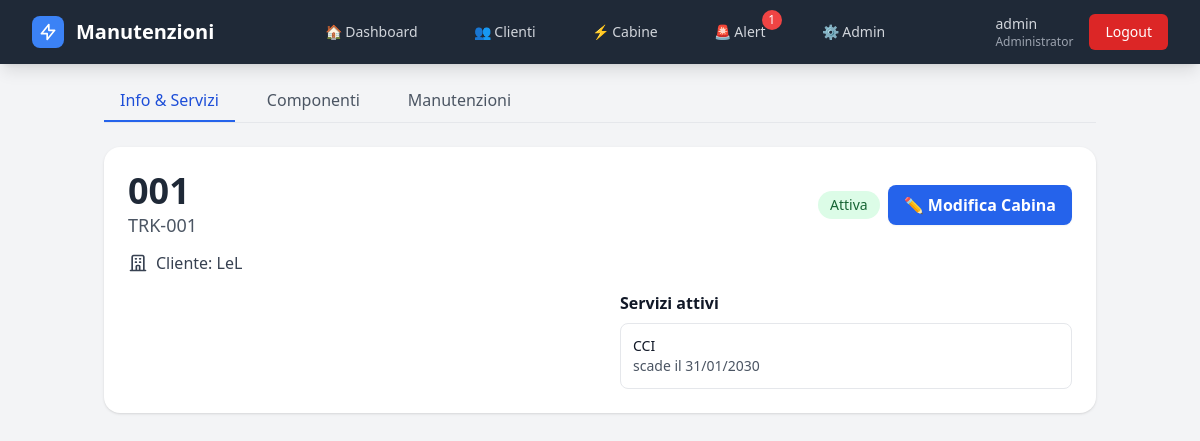
/cabine/001/ (signed in), run on an earlier commit of the app's database.
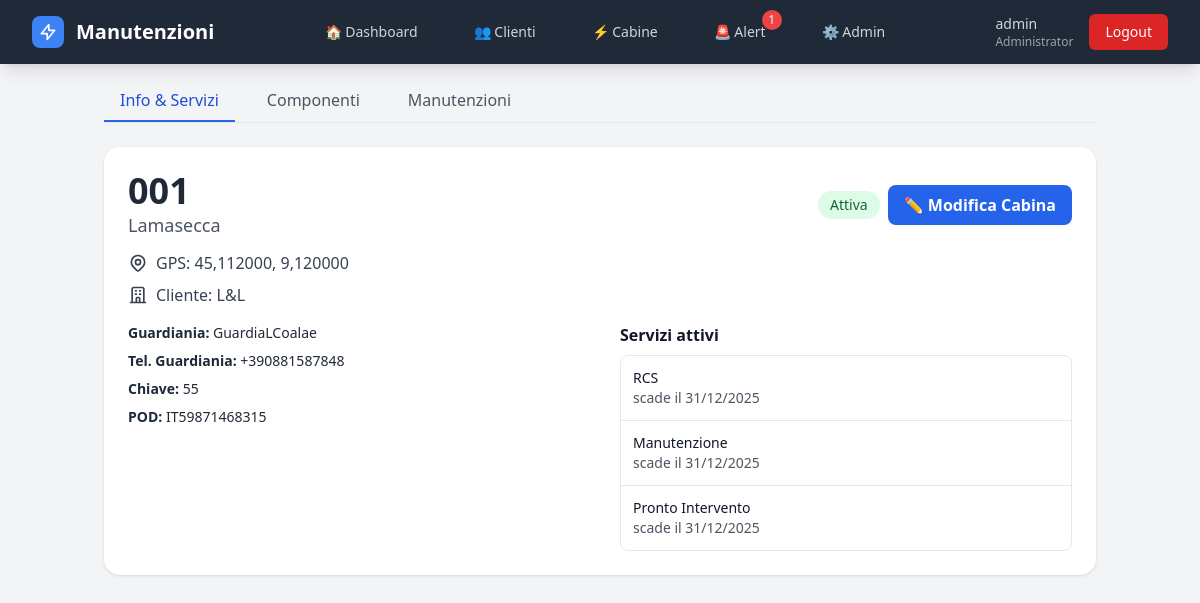
And on a later commit of the database.
### gestione/models.py (models this page shows, shortened)
class Cabina(models.Model):
    nome = models.CharField(max_length=200, verbose_name="Nome/Denominazione")
    matricola = models.CharField(max_length=50, unique=True, verbose_name="Matricola")
    cliente = models.ForeignKey(Cliente, on_delete=models.CASCADE, related_name='cabine', verbose_name="Cliente")
    fonte = models.CharField(max_length=50,blank=True,verbose_name="Fonte energetica")
    guardiania = models.CharField(max_length=100, blank=True, verbose_name="Guardiania")
    chiave = models.CharField(max_length=50, blank=True, verbose_name="N° Chiave")
    pod = models.CharField(max_length=50, blank=True, verbose_name="POD")
    telefono_guardiania = models.CharField(max_length=20, blank=True, verbose_name="Tel. Guardiania")
    latitudine = models.DecimalField(max_digits=10, decimal_places=8, null=True, blank=True, verbose_name="Latitudine")
    longitudine = models.DecimalField(max_digits=11, decimal_places=8, null=True, blank=True, verbose_name="Longitudine")
    attiva = models.BooleanField(default=True, verbose_name="Attiva")
    note = models.TextField(blank=True, verbose_name="Note")
    template_report = models.ForeignKey(
        'ReportTemplate',
        on_delete=models.SET_NULL,
        null=True,
        blank=True,
        related_name='cabine_assegnate',
        verbose_name="Template report"
    )
    def prossima_manutenzione_ordinaria(self):
        prossima = self.manutenzioni.filter(
            stato='programmata',
            tipo__in=['semestrale', 'annuale']
        ).order_by('data_programmata').first()
        return prossima.data_programmata if prossima else None
    def giorni_alla_manutenzione_ordinaria(self):
        prossima = self.prossima_manutenzione_ordinaria()
        if prossima:
            delta = prossima - timezone.now().date()
            return delta.days
        return None
    def stato_manutenzione_ordinaria(self):
        giorni = self.giorni_alla_manutenzione_ordinaria()
        if giorni is None:
            return 'nessuna_programmata'
        elif giorni < 0:
            return 'scaduta'
        elif giorni <= 30:
            return 'in_scadenza'
        else:
            return 'ok'
    class Meta:
        verbose_name = "Cabina"
        verbose_name_plural = "Cabine"
        ordering = ['matricola']

class Cliente(models.Model):
    nome_azienda = models.CharField(max_length=200, verbose_name="Nome Azienda")
    responsabile = models.CharField(max_length=100, verbose_name="Responsabile")
    telefono_responsabile = models.CharField(max_length=20, verbose_name="Tel. Responsabile")
    email = models.EmailField(verbose_name="Email")
    email2 = models.EmailField(blank=True, verbose_name="Email 2")
    note = models.TextField(blank=True, verbose_name="Note")
    attivo = models.BooleanField(default=True, verbose_name="Attivo")
    data_creazione = models.DateTimeField(auto_now_add=True)
    data_modifica = models.DateTimeField(auto_now=True)
    class Meta:
        verbose_name = "Cliente"
        verbose_name_plural = "Clienti"
        ordering = ['nome_azienda']

class CabinaServizio(models.Model):
    cabina = models.ForeignKey('Cabina', on_delete=models.CASCADE, related_name='servizi_assoc')
    servizio = models.ForeignKey('Servizio', on_delete=models.CASCADE)
    scadenza = models.DateField(verbose_name="Data scadenza")
    class Meta:
        verbose_name = "Servizio assegnato"
        verbose_name_plural = "Servizi assegnati alle cabine"
        unique_together = ('cabina', 'servizio')  # ogni servizio una sola volta per cabina

class Servizio(models.Model):
    nome = models.CharField(max_length=100, unique=True, verbose_name="Nome servizio")
    descrizione = models.TextField(blank=True, verbose_name="Descrizione")
    class Meta:
        verbose_name = "Servizio"
        verbose_name_plural = "Servizi"
        ordering = ['nome']

### gestione/views.py (the view)
# urls.py: path('cabine/<str:matricola>/', views.dettaglio_cabina, name='dettaglio_cabina'),
@login_required
def dettaglio_cabina(request, matricola):
    cabina = get_object_or_404(Cabina, matricola=matricola, attiva=True)
    componenti = cabina.componenti.filter(attivo=True)
    today= timezone.localdate()
    for componente in componenti:
        componente.stato = componente.stato_manutenzione()
        componente.giorni = componente.giorni_alla_manutenzione()
        componente.prossima = componente.prossima_manutenzione()
    context = {
        'cabina': cabina,
        'componenti': componenti,
        'stato_ordinaria': cabina.stato_manutenzione_ordinaria(),
        'giorni_ordinaria': cabina.giorni_alla_manutenzione_ordinaria(),
        'prossima_ordinaria': cabina.prossima_manutenzione_ordinaria(),
        'today':today
    }
    return render(request, 'cabine/dettaglio.html', context)

### gestione/context_processors.py (called while the page is built)
def alert_count(request):
    if not request.user.is_authenticated:
        return {'alert_count': 0}
    alert_cabine = 0
    for cabina in Cabina.objects.filter(attiva=True):
        stato = cabina.stato_manutenzione_ordinaria()
        if stato in ['scaduta', 'in_scadenza']:
            alert_cabine += 1
    alert_componenti = 0
    for componente in Componente.objects.filter(attivo=True):
        stato = componente.stato_manutenzione()
        if stato in ['scaduta', 'in_scadenza']:
            alert_componenti += 1
    total_alert = alert_cabine + alert_componenti
    return {
        'alert_count': total_alert,
        'alert_critici': alert_cabine,
        'alert_componenti': alert_componenti,
    }

### gestione/models.py (called while the page is built)
    def is_administrator(self):
        return self.is_superuser or self.ruolo == 'Administrator'

    @property
    def giorni_alla_scadenza(self):
        from datetime import date
        if self.stato == 'completata':
            return None
        delta = self.data_programmata - date.today()
        return delta.days

### templates/cabine/dettaglio.html (shortened to what this page needs)
{% extends 'base.html' %}
{% block content %}
<div class="max-w-xl md:max-w-5xl mx-auto px-4 pt-4 pb-24 md:pb-8">
  <div class="mb-4 md:mb-6 border-b border-gray-200">
    <ul id="tabs"
        class="-mx-4 px-4 flex overflow-x-auto no-scrollbar gap-2 md:gap-4 text-sm md:text-base font-medium text-gray-600">
      <li>
        <button type="button"
                class="tab-button min-w-max px-3 md:px-4 py-2 border-b-2 hover:text-blue-600 focus:outline-none focus-visible:ring-2 focus-visible:ring-blue-500 rounded-t"
                data-tab="tab-info" >
          Info & Servizi
        </button>
      </li>
      <li>
        <button type="button"
                class="tab-button min-w-max px-3 md:px-4 py-2 border-b-2 border-transparent hover:text-blue-600 focus:outline-none focus-visible:ring-2 focus-visible:ring-blue-500 rounded-t relative"
                data-tab="tab-componenti" >
          Componenti
        </button>
      </li>
      <li>
        <button type="button"
                class="tab-button min-w-max px-3 md:px-4 py-2 border-b-2 border-transparent hover:text-blue-600 focus:outline-none focus-visible:ring-2 focus-visible:ring-blue-500 rounded-t relative"
                data-tab="tab-manutenzioni">
          Manutenzioni
        </button>
      </li>
    </ul>
  </div>
  <div id="tab-info" class="tab-content">
    {% include 'cabine/partials/tab_info.html' %}
  </div>
</div>
{% endblock %}

### templates/cabine/partials/tab_info.html (shortened to what this page needs)
<section class="bg-white shadow rounded-2xl p-4 md:p-6 relative">
  <div class="flex flex-col gap-2 sm:flex-row sm:items-center sm:justify-between">
    <div class="min-w-0">
      <h1 class="text-2xl md:text-4xl font-bold text-gray-800 break-all">{{ cabina.matricola }}</h1>
      <p class="text-gray-600 text-base md:text-lg truncate">{{ cabina.nome }}</p>
    </div>
    <div class="flex items-center gap-2">
      <span class="inline-flex items-center px-3 py-1 rounded-full text-xs md:text-sm font-medium
                   {% if cabina.attiva %}bg-green-100 text-green-800{% else %}bg-red-100 text-red-800{% endif %}">
        {% if cabina.attiva %}Attiva{% else %}Inattiva{% endif %}
      </span>
      {% if user.is_administrator or user.is_controlroom %}
      <a href="{% url 'modifica_cabina' cabina.matricola %}"
         class="hidden md:inline-flex items-center gap-2 bg-blue-600 hover:bg-blue-700
                text-white font-semibold px-4 py-2 rounded-lg shadow-sm">
        ✏️ Modifica Cabina
      </a>
      {% endif %}
    </div>
  </div>
  <div class="mt-3 space-y-2 text-gray-700">
    {% if cabina.latitudine and cabina.longitudine %}
    <div class="flex items-center gap-2">
      <span class="truncate">
        GPS: {{ cabina.latitudine|floatformat:6 }}, {{ cabina.longitudine|floatformat:6 }}
      </span>
    </div>
    {% endif %}
    {% if cabina.cliente %}
    <div class="flex items-center gap-2">
      <span class="truncate">Cliente: {{ cabina.cliente.nome_azienda }}</span>
    </div>
    {% endif %}
  </div>
  <div class="mt-4 grid grid-cols-1 md:grid-cols-2 gap-6 text-sm text-gray-800">
    <div class="space-y-2">
      {% if cabina.guardiania %}<div><span class="font-semibold">Guardiania:</span> {{ cabina.guardiania }}</div>{% endif %}
      {% if cabina.telefono_guardiania %}<div><span class="font-semibold">Tel. Guardiania:</span> {{ cabina.telefono_guardiania }}</div>{% endif %}
      {% if cabina.chiave %}<div><span class="font-semibold">Chiave:</span> {{ cabina.chiave }}</div>{% endif %}
      {% if cabina.pod %}<div class="break-all"><span class="font-semibold">POD:</span> {{ cabina.pod }}</div>{% endif %}
    </div>
    <div class="md:pl-2">
      <h3 class="text-base font-semibold text-gray-900 mb-2">Servizi attivi</h3>
      <ul class="rounded-lg border divide-y">
        {% for cs in cabina.servizi_assoc.all %}
        <li class="p-3 flex flex-col sm:flex-row sm:items-center sm:justify-between gap-2"
            x-data="{ open:false }" @keydown.escape.window="open=false">
          <div class="min-w-0">
            <div class="font-medium {% if cs.scadenza <= today %}text-red-600{% else %}text-gray-900{% endif %} truncate">
              {{ cs.servizio.nome }}
            </div>
            {% if cs.scadenza > today %}
              <div class="text-gray-600">scade il {{ cs.scadenza|date:"d/m/Y" }}</div>
            {% else %}
              <div class="text-red-600">scaduto il {{ cs.scadenza|date:"d/m/Y" }}</div>
            {% endif %}
          </div>
        </li>
        {% empty %}
          <li class="p-3 text-gray-500">Nessun servizio attivo.</li>
        {% endfor %}
      </ul>
    </div>
  </div>
</section>

What changed in the data, as far as the page shows it:
removed Cabina: matricola "001", nome "TRK-001", cliente.nome_azienda "LeL"
removed CabinaServizio: servizio.nome "CCI", scadenza "31/01/2030"
added Cabina: matricola "001", nome "Lamasecca", latitudine "45,112000", longitudine "9,120000", cliente.nome_azienda "L&L", guardiania "GuardiaLCoalae", telefono_guardiania "+390881587848", chiave "55", pod "IT59871468315"
added CabinaServizio: servizio.nome "RCS", scadenza "31/12/2025"
added CabinaServizio: servizio.nome "Manutenzione", scadenza "31/12/2025"
added CabinaServizio: servizio.nome "Pronto Intervento", scadenza "31/12/2025"
Also different on the page:
text now shown: "GPS: , Guardiania: Tel. Guardiania: Chiave: POD:"
